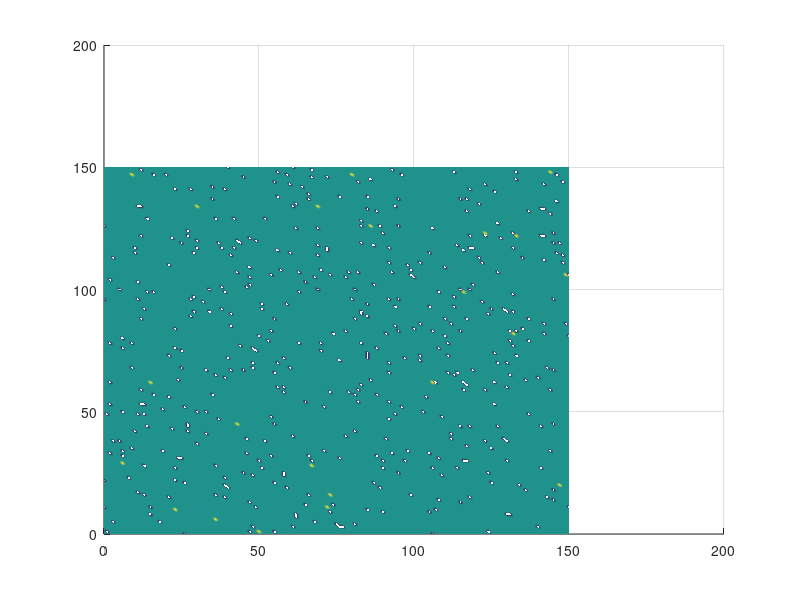

The MATLAB source for this figure: (Note: this script raises an error after producing the figure.)
%% Levine 1996 without feedback (constant E)
% Images and movies saved at a set path. Please change the path.
clear all; close all;
% Parameters
conc_release=300; t_release=1; gamma=8; 
E_max=0.93; E_min=0.1; % not mentioned in the paper?
alpha=0.0005; beta=1.24;
D=1; % diffusian coefficient
% time step and period, non-dimensional
dt=1;
t=0:dt:400;
num_of_dt_release=t_release./dt;
conc_release_dt=conc_release./(t_release./dt); % cAMP release every time step
T_ARP=8./dt; T_RRP=2./dt; % # of time steps in ARP and RRP
% T_ARP=2./dt; T_RRP=7./dt; % Sawai 2015
C_max=100; C_min=4; A=(T_RRP+T_ARP).*(C_max-C_min)./T_RRP;

% create square meshgrid and place cells
h=1;
[x,y]=meshgrid(0:h:150,0:h:150);
w=length(x(1,:));l=length(y(:,1));
X=x(:);Y=y(:); % reshape into a vector

% Initializations
C=1.*ones(length(Y),1); % extracellular cAMP concentration
cell_mask=zeros(length(Y),1);
% where there are cells
cell_ratio=0.98; % cell density
cell_num=floor(cell_ratio.*length(cell_mask));
cell_index=randperm(length(cell_mask), cell_num);
cell_mask(cell_index)=1;

E=E_min*ones(length(Y),1);E(cell_mask==0)=-1; % excitability, mark grids w/o cells as -1

C_T=C_min*ones(length(Y),1); C_T(cell_mask==0)=-1;% excitation threshold
release_mask=zeros(length(Y),1);release_mask(cell_mask==0)=-1; % initialize release to be 0
% Most cells  start at state 0, and a few cells start at state 1
state=zeros(length(Y),1);state(cell_mask==0)=-1; 
firing_ratio=0.001; firing_num=floor(firing_ratio.*sum(cell_mask));
index=find(cell_mask); select=index(randperm(length(index), firing_num)); state(select)=1;

figure % show the cell initial states
surf(x,y,reshape(state,[w,l]))
shading interp; view(2);
%% Start simulation
figure
for i=2:1:length(t)%  go through all the time points length(t)
    for j=1:1:length(cell_mask) % cycle through all the grids
        if cell_mask(j,1)==1 % where there is cell
            
%              E_new=E(j,i-1)+dt.*(-alpha.*E(j,i-1)+beta.*C(j,i-1));
%                 if E_new>E_max
%                     E(j,i)=E(j,i-1);
%                 else
%                     E(j,i)=E_new;
%                 end
                
            if state(j,i-1)==0 % previors state is 0
                prev_0=prev_time(state(j,1:(i-1)),0);% # of previous state 0
                if C(j,i-1)>C_T(j,i-1) || (prev_0*dt)>=15
                    state(j,i)=1;
                    C_T(j,i)=C_min;release_mask(j,i)=0;
                else
                    state(j,i)=0;C_T(j,i)=C_min;release_mask(j,i)=0;
                end
  
            elseif state(j,i-1)==1
                prev_1=prev_time(state(j,1:(i-1)),1);
                if prev_1<= num_of_dt_release 
                    release_mask(j,i)=1;
                    state(j,i)=1;C_T(j,i)=C_max;
                elseif prev_1>num_of_dt_release  && prev_1<=T_ARP
                    release_mask(j,i)=0;
                    state(j,i)=1;C_T(j,i)=C_max;
                else
                    state(j,i)=2;
                    C_T(j,i)=C_max;release_mask(j,i)=0;
                end
                
            elseif state(j,i-1)==2
                chuchu=prev_time(state(j,1:(i-1)),2);
                if chuchu<T_RRP && C(j,i-1)<C_T(j,i-1)
                    C_T(j,i)=(C_max-A.*chuchu./(chuchu+T_ARP)).*(1-E_max);
                    state(j,i)=2;release_mask(j,i)=0;
                elseif chuchu<T_RRP && C(j,i-1)>=C_T(j,i-1)
                    state(j,i)=1;
                    C_T(i,j)=C_max;release_mask(j,i)=1;
                elseif chuchu>=T_RRP
                    state(j,i)=0;
                    C_T(j,i)=C_min; % should it jump back to C_min?
                    release_mask(j,i)=0;
                end
                
            end
        else % for grids w/o cell
            % E(j,i)=-1;
            C_T(j,i)=-1;
            state(j,i)=-1;
            release_mask(j,i)=0; % where there is no cell, there is no release
        end
    end
    C_mat=reshape(C(:,i-1),[w,l]);
    laplace_mat=4.*del2(C_mat,h); % laplacian
    laplace_vec=laplace_mat(:);
    C_present=C(:,i-1)+dt.*(D.*laplace_vec-gamma.*C(:,i-1)+conc_release_dt.*release_mask(:,i-1)) ;
    C_present(C_present(:)<0)=0;% set all the negative value to zero
    % zero flux boundary condition with C_present matrix
    C_present=reshape(C_present,[w,l]);
    C_present(1,:)=C_present(2,:);C_present(end,:)=C_present(end-1,:); 
    C_present(:,1)=C_present(:,2);C_present(:,end)=C_present(:,end-1);
    % reshape back to vector
    C_present=C_present(:); C(:,i)=C_present; 

    % plot in real time
    if (0 == mod(i,10) ) 
        C_plot=C(:,i);
        C_plot=reshape(C_plot,[w,l]);
        surf(x,y,C_plot)
        title(['Extracellular cAMP at time point #: ', num2str(i)])
        shading interp;  view(2);
        xlabel('mm'); ylabel('mm'); zlabel('extracellular cAMP')
        colorbar
        pause(0.001)
    end
end

